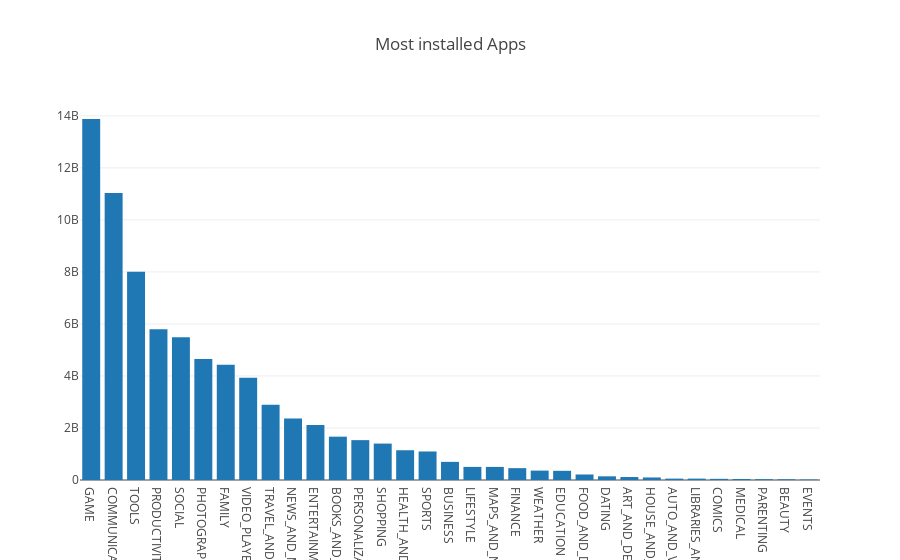

The cell this chart's notebook holds for it:
### Markdown cell above
## 6. Most dominating ones?

<p>Over billions of users active accross the world,they have thier own preferences.However, there are certains addictive apps we can't get over.Right? From our above result,family and games have the highest market share. But,are there any dominant apps which are mostly used with huge number of active members but less market share?Although games category has the highest number of installation of <b>13 billion</b>, people have <b>952</b> choices to what kinds of games they are interested in. While communication seems to be dominating with <b>11 billion users</b> with only <b>315</b> competitors.This is what people used mostly for and they are some companies leading the market. So, it's wiser to create apps with more diversification rather than competing with already successful apps. For instance, a beauty product app would have less competition (only 50 owners) with over million of users. An Effective marketing strategy is what we need to reach the customers.</p>

### Code cell
#Grouping categories with most installed
dominant_apps = apps.groupby('Category')['Installs'].sum().sort_values(ascending=False)
data = [go.Bar(
        x = dominant_apps.index, # index = category name
        y = dominant_apps.values, # value = count
)]

layout = go.Layout({'title' : 'Most installed Apps'})
plotly.offline.iplot({'data':data,'layout':layout})

### Figure 1 — Plotly figure (JSON) as saved in the notebook; plotly's stock layout.template omitted (floating-point values rounded to 4 significant figures)
{"data": [{"type": "bar", "uid": "664e1721-c223-4f60-8b95-345ee2dc612f", "x": ["GAME", "COMMUNICATION", "TOOLS", "PRODUCTIVITY", "SOCIAL", "PHOTOGRAPHY", "FAMILY", "VIDEO_PLAYERS", "TRAVEL_AND_LOCAL", "NEWS_AND_MAGAZINES", "ENTERTAINMENT", "BOOKS_AND_REFERENCE", "PERSONALIZATION", "SHOPPING", "HEALTH_AND_FITNESS", "SPORTS", "BUSINESS", "LIFESTYLE", "MAPS_AND_NAVIGATION", "FINANCE", "WEATHER", "EDUCATION", "FOOD_AND_DRINK", "DATING", "ART_AND_DESIGN", "HOUSE_AND_HOME", "AUTO_AND_VEHICLES", "LIBRARIES_AND_DEMO", "COMICS", "MEDICAL", "PARENTING", "BEAUTY", "EVENTS"], "y": [13878924415, 11038276251, 8001771915, 5793091369, 5487867902, 4649147655, 4427941505, 3926902720, 2894887146, 2369217760, 2113660000, 1665969576, 1532494782, 1400348785, 1144022512, 1096474498, 697164865, 503823539, 503281890, 455348734, 361100520, 352952000, 211798751, 140926107, 114338100, 97212461, 53130211, 52995910, 44981150, 38193177, 31521110, 27197050, 15973161]}], "layout": {"title": {"text": "Most installed Apps"}}}
